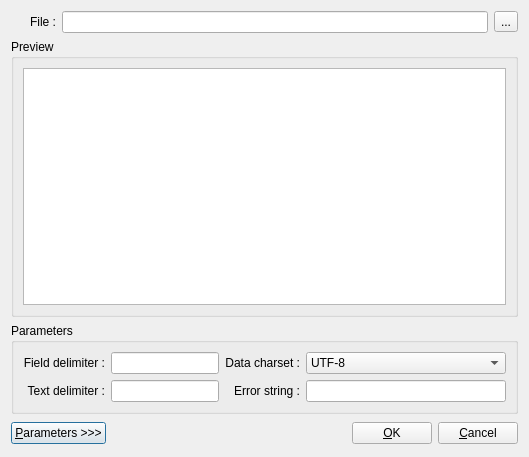
<?xml version="1.0" encoding="UTF-8"?>
<ui version="4.0">
 <class>XML_form</class>
 <widget class="QDialog" name="XML_form">
  <property name="geometry">
   <rect>
    <x>0</x>
    <y>0</y>
    <width>529</width>
    <height>457</height>
   </rect>
  </property>
  <property name="windowTitle">
   <string>Import/Export form</string>
  </property>
  <layout class="QGridLayout">
   <item row="0" column="0">
    <widget class="QLabel" name="lFile">
     <property name="sizePolicy">
      <sizepolicy hsizetype="Minimum" vsizetype="Fixed">
       <horstretch>0</horstretch>
       <verstretch>0</verstretch>
      </sizepolicy>
     </property>
     <property name="text">
      <string>File :</string>
     </property>
     <property name="alignment">
      <set>Qt::AlignRight|Qt::AlignTrailing|Qt::AlignVCenter</set>
     </property>
    </widget>
   </item>
   <item row="2" column="0" colspan="6">
    <widget class="QGroupBox" name="gbPars">
     <property name="title">
      <string>Parameters</string>
     </property>
     <layout class="QGridLayout">
      <item row="0" column="0">
       <widget class="QLabel" name="lFieldDelimiter">
        <property name="sizePolicy">
         <sizepolicy hsizetype="Minimum" vsizetype="Fixed">
          <horstretch>0</horstretch>
          <verstretch>0</verstretch>
         </sizepolicy>
        </property>
        <property name="text">
         <string>Field delimiter :</string>
        </property>
        <property name="alignment">
         <set>Qt::AlignRight|Qt::AlignTrailing|Qt::AlignVCenter</set>
        </property>
       </widget>
      </item>
      <item row="0" column="1">
       <widget class="QLineEdit" name="lEFieldDelimiter">
        <property name="sizePolicy">
         <sizepolicy hsizetype="Minimum" vsizetype="Fixed">
          <horstretch>0</horstretch>
          <verstretch>0</verstretch>
         </sizepolicy>
        </property>
        <property name="readOnly">
         <bool>true</bool>
        </property>
       </widget>
      </item>
      <item row="0" column="2">
       <widget class="QLabel" name="lCharset">
        <property name="sizePolicy">
         <sizepolicy hsizetype="Minimum" vsizetype="Fixed">
          <horstretch>0</horstretch>
          <verstretch>0</verstretch>
         </sizepolicy>
        </property>
        <property name="text">
         <string>Data charset :</string>
        </property>
        <property name="alignment">
         <set>Qt::AlignRight|Qt::AlignTrailing|Qt::AlignVCenter</set>
        </property>
       </widget>
      </item>
      <item row="1" column="0">
       <widget class="QLabel" name="lTextDelimiter">
        <property name="text">
         <string>Text delimiter :</string>
        </property>
        <property name="alignment">
         <set>Qt::AlignRight|Qt::AlignTrailing|Qt::AlignVCenter</set>
        </property>
       </widget>
      </item>
      <item row="1" column="1">
       <widget class="QLineEdit" name="lETextDelimiter">
        <property name="sizePolicy">
         <sizepolicy hsizetype="Minimum" vsizetype="Fixed">
          <horstretch>0</horstretch>
          <verstretch>0</verstretch>
         </sizepolicy>
        </property>
        <property name="readOnly">
         <bool>true</bool>
        </property>
       </widget>
      </item>
      <item row="1" column="2">
       <widget class="QLabel" name="lErrorString">
        <property name="text">
         <string>Error string :</string>
        </property>
        <property name="alignment">
         <set>Qt::AlignRight|Qt::AlignTrailing|Qt::AlignVCenter</set>
        </property>
       </widget>
      </item>
      <item row="1" column="3">
       <widget class="QLineEdit" name="lEErrorString">
        <property name="readOnly">
         <bool>true</bool>
        </property>
       </widget>
      </item>
      <item row="0" column="3">
       <widget class="QComboBox" name="cbCharset">
        <item>
         <property name="text">
          <string>UTF-8</string>
         </property>
        </item>
        <item>
         <property name="text">
          <string>CP1251</string>
         </property>
        </item>
        <item>
         <property name="text">
          <string>KOI8-R</string>
         </property>
        </item>
       </widget>
      </item>
     </layout>
    </widget>
   </item>
   <item row="3" column="0" colspan="2">
    <widget class="QPushButton" name="pbPars">
     <property name="text">
      <string>&amp;Parameters &gt;&gt;&gt;</string>
     </property>
    </widget>
   </item>
   <item row="3" column="3">
    <widget class="QPushButton" name="pbOK">
     <property name="text">
      <string>&amp;OK</string>
     </property>
    </widget>
   </item>
   <item row="3" column="4" colspan="2">
    <widget class="QPushButton" name="pbCancel">
     <property name="text">
      <string>&amp;Cancel</string>
     </property>
    </widget>
   </item>
   <item row="0" column="1" colspan="4">
    <widget class="QLineEdit" name="lEFileName">
     <property name="readOnly">
      <bool>true</bool>
     </property>
    </widget>
   </item>
   <item row="0" column="5">
    <widget class="QToolButton" name="tbFile">
     <property name="text">
      <string>...</string>
     </property>
    </widget>
   </item>
   <item row="1" column="0" colspan="6">
    <widget class="QGroupBox" name="gbPreview">
     <property name="title">
      <string>Preview</string>
     </property>
     <layout class="QGridLayout">
      <item row="0" column="0">
       <widget class="QTreeView" name="tVPreview"/>
      </item>
     </layout>
    </widget>
   </item>
   <item row="3" column="2">
    <spacer>
     <property name="orientation">
      <enum>Qt::Horizontal</enum>
     </property>
     <property name="sizeHint" stdset="0">
      <size>
       <width>171</width>
       <height>26</height>
      </size>
     </property>
    </spacer>
   </item>
  </layout>
 </widget>
 <resources/>
 <connections/>
</ui>
